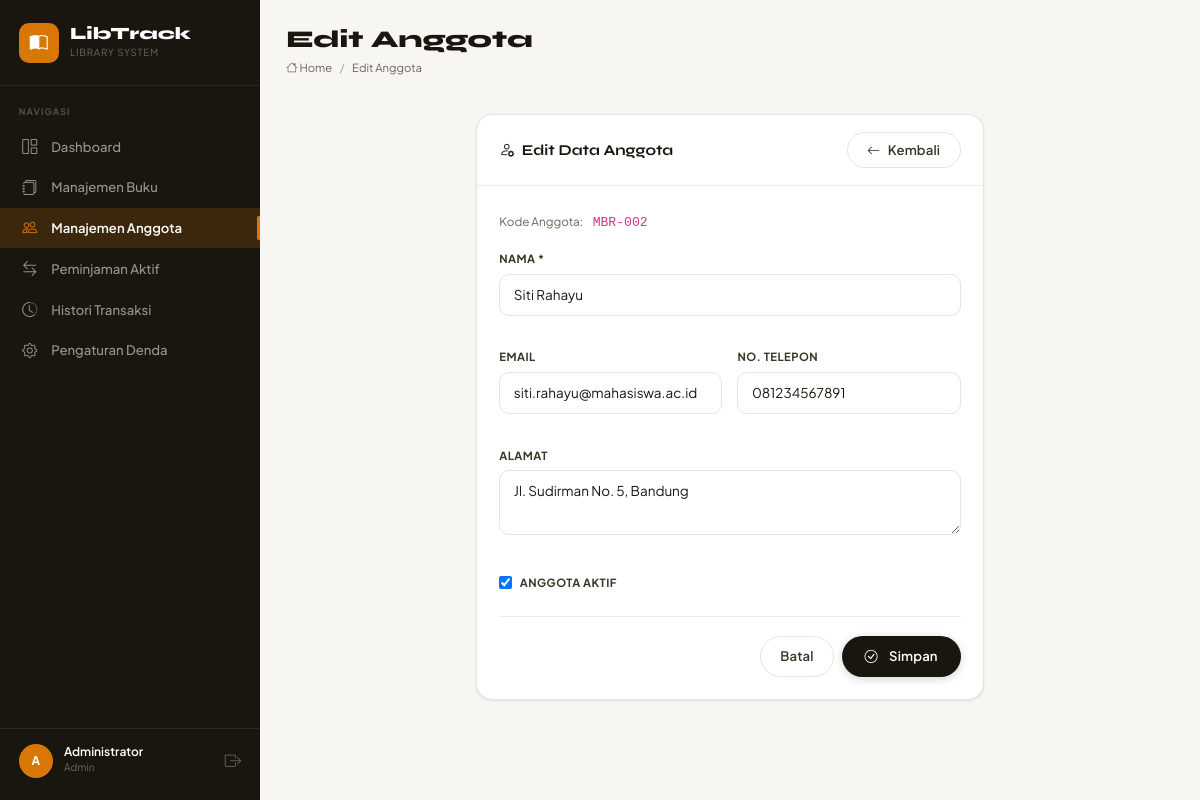
The app's page /views/members/edit.php?id=2 (signed in) with its own data.
### tables this page shows
CREATE TABLE IF NOT EXISTS members (
    id          INT UNSIGNED  NOT NULL AUTO_INCREMENT,
    name        VARCHAR(150)  NOT NULL,
    email       VARCHAR(255)  NOT NULL,
    phone       VARCHAR(20)   DEFAULT NULL,
    address     TEXT          DEFAULT NULL,
    member_code VARCHAR(20)   NOT NULL UNIQUE,
    is_active   TINYINT(1)    NOT NULL DEFAULT 1,
    created_at  TIMESTAMP     NOT NULL DEFAULT CURRENT_TIMESTAMP,
    updated_at  TIMESTAMP     NOT NULL DEFAULT CURRENT_TIMESTAMP ON UPDATE CURRENT_TIMESTAMP,
    PRIMARY KEY (id),
    INDEX idx_is_active (is_active)
);

### includes/helpers.php (called while the page is built, shortened)
<?php
function e(mixed $value): string
{
    return htmlspecialchars((string)$value, ENT_QUOTES | ENT_HTML5, 'UTF-8');
}

### views/members/edit.php (the view, shortened to what this page needs)
<?php
require_once __DIR__ . '/../../includes/helpers.php';
$pdo = getDB();
$id  = (int)($_GET['id'] ?? 0);
$stmt = $pdo->prepare("SELECT * FROM members WHERE id = ?");
$stmt->execute([$id]);
$member = $stmt->fetch();
$input  = $member;
?>
<div class="row justify-content-center">
    <div class="col-12 col-lg-7">
        <div class="lt-card">
            <div class="lt-card-header">
                <h2 class="lt-card-title"><i class="bi bi-person-gear me-2"></i>Edit Data Anggota</h2>
                <a href="/libtrack/views/members/index.php" class="btn-lt-secondary"><i class="bi bi-arrow-left"></i> Kembali</a>
            </div>
            <div class="lt-card-body">
                <div class="mb-3">
                    <span class="lt-text-small lt-text-muted">Kode Anggota: </span>
                    <code style="background:var(--lt-border);padding:.2rem .5rem;border-radius:4px"><?= e($member['member_code']) ?></code>
                </div>
                <form method="POST" novalidate>
                    <div class="row g-3">
                        <div class="col-12">
                            <div class="lt-form-group">
                                <label class="lt-form-label">Nama *</label>
                                <input type="text" name="name" class="lt-form-control" value="<?= e($input['name']) ?>" required>
                            </div>
                        </div>
                        <div class="col-md-6">
                            <div class="lt-form-group">
                                <label class="lt-form-label">Email</label>
                                <input type="email" name="email" class="lt-form-control" value="<?= e($input['email'] ?? '') ?>">
                            </div>
                        </div>
                        <div class="col-md-6">
                            <div class="lt-form-group">
                                <label class="lt-form-label">No. Telepon</label>
                                <input type="tel" name="phone" class="lt-form-control" value="<?= e($input['phone'] ?? '') ?>">
                            </div>
                        </div>
                        <div class="col-12">
                            <div class="lt-form-group">
                                <label class="lt-form-label">Alamat</label>
                                <textarea name="address" class="lt-form-control" rows="2"><?= e($input['address'] ?? '') ?></textarea>
                            </div>
                        </div>
                        <div class="col-12">
                            <label class="lt-form-label d-flex align-items-center gap-2" style="cursor:pointer">
                                <input type="checkbox" name="is_active" value="1" <?= $input['is_active'] ? 'checked' : '' ?>>
                                Anggota Aktif
                            </label>
                        </div>
                    </div>
                    <div class="lt-separator"></div>
                    <div class="d-flex gap-2 justify-content-end">
                        <a href="/libtrack/views/members/index.php" class="btn-lt-secondary">Batal</a>
                        <button type="submit" class="btn-lt-primary"><i class="bi bi-check-circle me-1"></i> Simpan</button>
                    </div>
                </form>
            </div>
        </div>
    </div>
</div>
<?php
$content = ob_get_clean();
require_once __DIR__ . '/../../includes/header.php';
require_once __DIR__ . '/../../includes/sidebar.php';
echo $content;
require_once __DIR__ . '/../../includes/footer.php';

### assets/css/app.css (style rules this page uses)
:root { --bg: #F7F6F2; --surface: #FFFFFF; --surface-2: #FAFAF7; --border: #E8E4DC; --border-light: #F0EDE6; --ink: #18160F; --ink-2: #3A3729; --ink-3: #6B6655; --ink-4: #A09D92; --amber: #D97706; --amber-l: #FEF3C7; --amber-d: #92400E; --teal: #0D7377; --teal-l: #CCFBF1; --teal-d: #0A5459; --crimson: #BE123C; --crimson-l: #FFE4E6; --crimson-d: #881337; --blue: #1D4ED8; --blue-l: #DBEAFE; --blue-d: #1E3A8A; --violet: #6D28D9; --violet-l: #EDE9FE; --sidebar-w: 260px; --topbar-h: 56px; --r-sm: 6px; --r: 10px; --r-lg: 16px; --r-xl: 24px; --sh-sm: 0 1px 3px rgba(24,22,15,.06), 0 1px 2px rgba(24,22,15,.04); --sh: 0 4px 16px rgba(24,22,15,.08), 0 2px 6px rgba(24,22,15,.04); --sh-lg: 0 12px 40px rgba(24,22,15,.12), 0 4px 12px rgba(24,22,15,.06); --trans: 180ms cubic-bezier(.4,0,.2,1); }
*, *::before, *::after { box-sizing: border-box; }
html { font-size: 15px; }
body { font-family: 'Plus Jakarta Sans', sans-serif; background: var(--bg); color: var(--ink); line-height: 1.65; -webkit-font-smoothing: antialiased; margin: 0; }
h1,h2,h3,h4,h5,h6 { font-family: 'Syne', sans-serif; color: var(--ink); line-height: 1.2; }
a { color: var(--teal); text-decoration: none; transition: color var(--trans); }
.lt-card { background: var(--surface); border: 1px solid var(--border); border-radius: var(--r-lg); box-shadow: var(--sh-sm); overflow: hidden; transition: box-shadow var(--trans); }
.lt-card-header { padding: 1.1rem 1.5rem; border-bottom: 1px solid var(--border-light); display: flex; align-items: center; justify-content: space-between; gap: 1rem; }
.lt-card-title { font-family: 'Syne', sans-serif; font-size: 1rem; font-weight: 700; margin: 0; color: var(--ink); }
.lt-card-body { padding: 1.5rem; }
.btn-lt-primary { display: inline-flex; align-items: center; gap: .5rem; padding: .6rem 1.4rem; border-radius: 999px; font-size: .875rem; font-weight: 600; background: var(--ink); color: #fff; border: 2px solid transparent; cursor: pointer; transition: all var(--trans); text-decoration: none; white-space: nowrap; line-height: 1.4; box-shadow: 0 2px 8px rgba(24,22,15,.18); letter-spacing: .01em; }
.btn-lt-secondary { display: inline-flex; align-items: center; gap: .5rem; padding: .55rem 1.3rem; border-radius: 999px; font-size: .875rem; font-weight: 600; background: var(--surface); color: var(--ink-2); border: 1.5px solid var(--border); cursor: pointer; transition: all var(--trans); text-decoration: none; white-space: nowrap; line-height: 1.4; letter-spacing: .01em; }
.lt-text-small { font-size: .78rem; }
.lt-text-muted { color: var(--ink-3) !important; }
.lt-form-group { margin-bottom: 1.1rem; }
.lt-form-label { font-size: .75rem; font-weight: 700; color: var(--ink-2); letter-spacing: .04em; text-transform: uppercase; margin-bottom: .4rem; display: block; }
.lt-form-control { width: 100%; padding: .6rem .9rem; border: 1.5px solid var(--border); border-radius: var(--r); background: var(--surface); color: var(--ink); font-family: 'Plus Jakarta Sans', sans-serif; font-size: .9rem; transition: border-color var(--trans), box-shadow var(--trans); }
.lt-form-control::placeholder { color: var(--ink-4); }
textarea.lt-form-control { resize: vertical; }
.lt-separator { border-top: 1px solid var(--border-light); margin: 1.25rem 0; }

### records on screen
members: member_code "MBR-002", name "Siti Rahayu", email "siti.rahayu@mahasiswa.ac.id", phone "081234567891", address "Jl. Sudirman No. 5, Bandung", is_active "☑"

### other values on screen
$item['label'] "Dashboard"
$item['label'] "Manajemen Buku"
$item['label'] "Manajemen Anggota"
$item['label'] "Peminjaman Aktif"
$item['label'] "Histori Transaksi"
$item['label'] "Pengaturan Denda"
substr($_SESSION['username'] ?? 'A', 0, 1) "A"
$_SESSION['full_name'] "Administrator"
$_SESSION['role'] "Admin"
$pageTitle "Edit Anggota"
